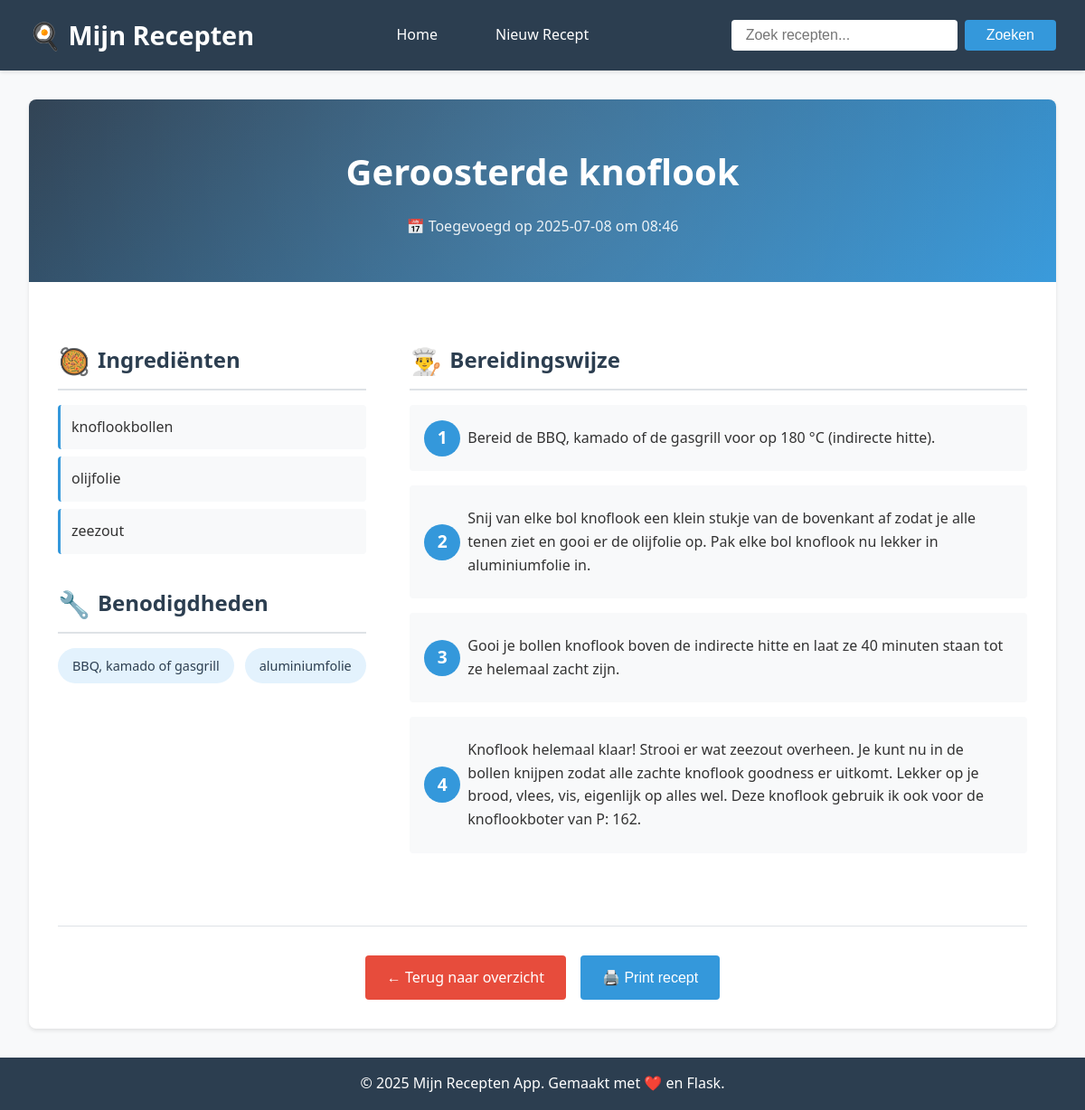
Page /recept/2 on the committed database.
### tables this page shows
CREATE TABLE recepten (
            id INTEGER PRIMARY KEY AUTOINCREMENT,
            titel TEXT NOT NULL,
            ingredienten TEXT,
            stappen TEXT,
            benodigdheden TEXT,
            originele_bestandsnaam TEXT,
            ruwe_ocr_tekst TEXT,
            timestamp DATETIME DEFAULT CURRENT_TIMESTAMP
        );

### App.py (the view)
@app.route('/recept/<int:id>')
def recept_detail(id):
    conn = get_db_connection()
    recept = conn.execute('SELECT * FROM recepten WHERE id = ?', (id,)).fetchone()
    conn.close()
    if recept is None:
        return "Recept niet gevonden", 404
    ingredienten = json.loads(recept['ingredienten']) if recept['ingredienten'] else []
    stappen = json.loads(recept['stappen']) if recept['stappen'] else []
    benodigdheden = json.loads(recept['benodigdheden']) if recept['benodigdheden'] else []
    return render_template('recept.html',
                         recept=recept,
                         ingredienten=ingredienten,
                         stappen=stappen,
                         benodigdheden=benodigdheden)

### App.py (called while the page is built)
def get_db_connection():
    conn = sqlite3.connect(DATABASE_PATH)
    conn.row_factory = sqlite3.Row
    return conn

### templates/recept.html (shortened to what this page needs)
{% extends "base.html" %}
{% block content %}
<div class="recipe-container">
    <div class="recipe-header">
        <h1>{{ recept.titel }}</h1>
        <p class="recipe-meta">
            📅 Toegevoegd op {{ recept.timestamp[:10] }} om {{ recept.timestamp[11:16] }}
        </p>
    </div>
    <div class="recipe-content">
        <div class="recipe-grid">
            <div>
                <div class="recipe-section">
                    <h2 class="section-title">
                        <span class="section-icon">🥘</span>
                        Ingrediënten
                    </h2>
                    {% if ingredienten %}
                        <ul class="ingredients-list">
                            {% for ingredient in ingredienten %}
                            <li class="ingredient-item">
                                <span class="ingredient-name">{{ ingredient.naam }}</span>
                            </li>
                            {% endfor %}
                        </ul>
                    {% else %}
                        <p class="empty-state">Geen ingrediënten beschikbaar</p>
                    {% endif %}
                </div>
                {% if benodigdheden %}
                <div class="recipe-section">
                    <h2 class="section-title">
                        <span class="section-icon">🔧</span>
                        Benodigdheden
                    </h2>
                    <ul class="tools-list">
                        {% for tool in benodigdheden %}
                        <li class="tool-item">{{ tool }}</li>
                        {% endfor %}
                    </ul>
                </div>
                {% endif %}
            </div>
            <div>
                <div class="recipe-section">
                    <h2 class="section-title">
                        <span class="section-icon">👨‍🍳</span>
                        Bereidingswijze
                    </h2>
                    {% if stappen %}
                        <ol class="steps-list">
                            {% for stap in stappen %}
                            <li class="step-item">{{ stap }}</li>
                            {% endfor %}
                        </ol>
                    {% else %}
                        <p class="empty-state">Geen bereidingsstappen beschikbaar</p>
                    {% endif %}
                </div>
            </div>
        </div>
        <div class="recipe-actions">
            <a href="{{ url_for('index') }}" class="btn btn-secondary">← Terug naar overzicht</a>
            <button onclick="window.print()" class="btn">🖨️ Print recept</button>
        </div>
    </div>
</div>
{% endblock %}

### templates/base.html (style rules this page uses)
* { margin: 0; padding: 0; box-sizing: border-box; }
:root { --primary-color: #2c3e50; --secondary-color: #e74c3c; --accent-color: #3498db; --background-color: #f8f9fa; --card-background: #ffffff; --text-color: #333333; --border-color: #dee2e6; --shadow: 0 2px 4px rgba(0,0,0,0.1); --shadow-hover: 0 4px 8px rgba(0,0,0,0.15); }
body { font-family: 'Segoe UI', Tahoma, Geneva, Verdana, sans-serif; background-color: var(--background-color); color: var(--text-color); line-height: 1.6; min-height: 100vh; display: flex; flex-direction: column; }
.btn { display: inline-block; padding: 0.75rem 1.5rem; background-color: var(--accent-color); color: white; text-decoration: none; border-radius: 4px; transition: all 0.3s ease; border: none; cursor: pointer; font-size: 1rem; }
.btn-secondary { background-color: var(--secondary-color); }

### templates/recept.html (style rules this page uses)
.recipe-container { background-color: var(--card-background); border-radius: 8px; box-shadow: var(--shadow); overflow: hidden; animation: fadeIn 0.5s ease; }
.recipe-header { background: linear-gradient(135deg, var(--primary-color), var(--accent-color)); color: white; padding: 3rem 2rem; text-align: center; position: relative; overflow: hidden; }
.recipe-header::before { content: ''; position: absolute; top: -50%; right: -50%; width: 200%; height: 200%; background: radial-gradient(circle, rgba(255,255,255,0.1) 0%, transparent 70%); animation: pulse 4s ease-in-out infinite; }
.recipe-header h1 { font-size: 2.5rem; margin-bottom: 1rem; position: relative; z-index: 1; }
.recipe-meta { font-size: 1rem; opacity: 0.9; position: relative; z-index: 1; }
.recipe-content { padding: 2rem; }
.recipe-grid { display: grid; grid-template-columns: 1fr 2fr; gap: 3rem; margin-top: 2rem; }
.recipe-section { margin-bottom: 2rem; }
.section-title { font-size: 1.5rem; color: var(--primary-color); margin-bottom: 1rem; padding-bottom: 0.5rem; border-bottom: 2px solid var(--border-color); display: flex; align-items: center; gap: 0.5rem; }
.section-icon { font-size: 1.8rem; }
.ingredients-list { list-style: none; padding: 0; }
.ingredient-item { padding: 0.75rem; margin-bottom: 0.5rem; background-color: #f8f9fa; border-radius: 4px; border-left: 3px solid var(--accent-color); transition: all 0.3s ease; display: flex; justify-content: space-between; align-items: center; }
.ingredient-name { font-weight: 500; }
.steps-list { list-style: none; padding: 0; counter-reset: step-counter; }
.step-item { padding: 1.5rem; margin-bottom: 1rem; background-color: #f8f9fa; border-radius: 4px; position: relative; padding-left: 4rem; transition: all 0.3s ease; counter-increment: step-counter; }
.step-item::before { content: counter(step-counter); position: absolute; left: 1rem; top: 50%; transform: translateY(-50%); width: 2.5rem; height: 2.5rem; background-color: var(--accent-color); color: white; border-radius: 50%; display: flex; align-items: center; justify-content: center; font-weight: bold; font-size: 1.2rem; }
.tools-list { display: flex; flex-wrap: wrap; gap: 0.75rem; padding: 0; list-style: none; }
.tool-item { background-color: #e3f2fd; color: var(--primary-color); padding: 0.5rem 1rem; border-radius: 20px; font-size: 0.9rem; transition: all 0.3s ease; }
.recipe-actions { margin-top: 3rem; padding-top: 2rem; border-top: 1px solid var(--border-color); display: flex; gap: 1rem; justify-content: center; }

### rows in the picture
recepten: titel "Geroosterde knoflook", timestamp "2025-07-08", timestamp "08:46"

### other values in the picture
{{ ingredient.naam }} "knoflookbollen" "olijfolie" "zeezout"
{{ tool }} "BBQ, kamado of gasgrill" "aluminiumfolie"
{{ stap }} "Bereid de BBQ, kamado of de gasgrill voor op 180 °C (indirecte hitte)." "Snij van elke bol knoflook een klein stukje van de bovenkant af zodat je alle tenen ziet en gooi er de olijfolie op. Pak elke bol knoflook nu lekker in aluminiumfolie in." "Gooi je bollen knoflook boven de indirecte hitte en laat ze 40 minuten staan tot ze helemaal zacht zijn."
